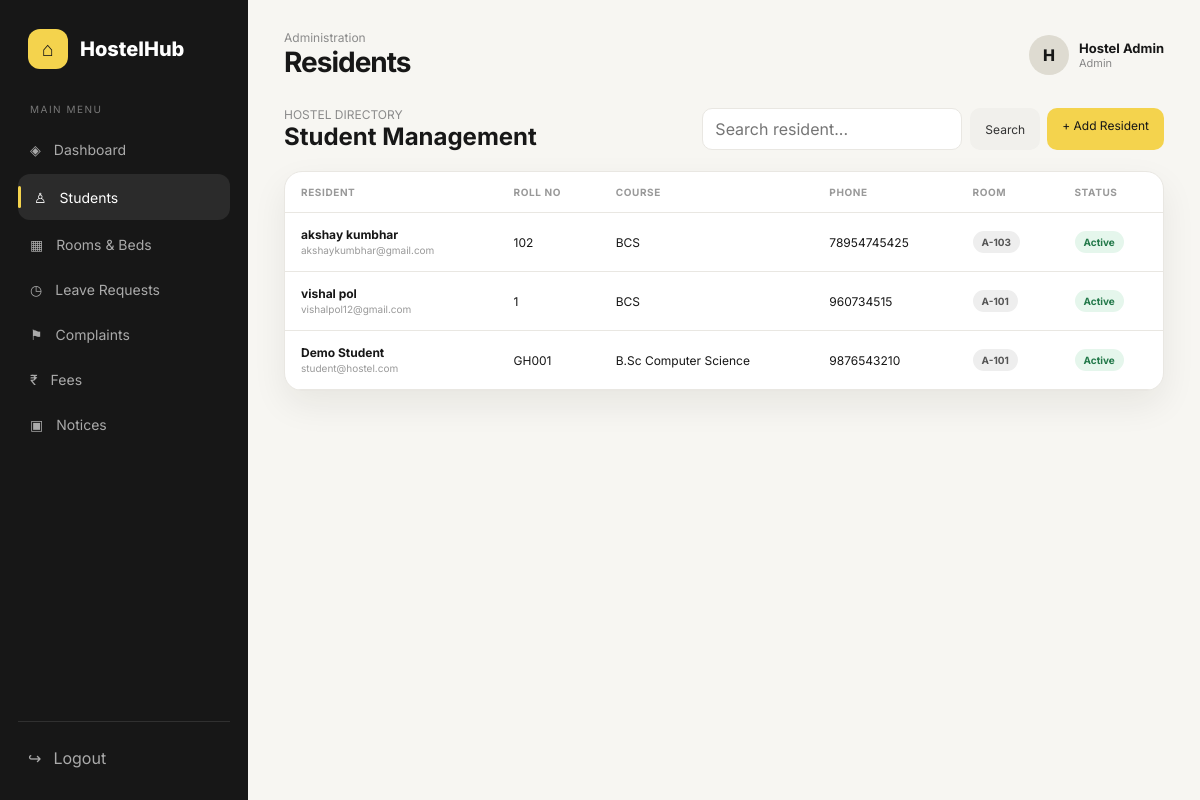
The page /admin/students (signed in) on the database its author committed.
### app/models.py (models this page shows)
class User(UserMixin, db.Model):
    id = db.Column(db.Integer, primary_key=True)
    name = db.Column(db.String(120), nullable=False)
    email = db.Column(db.String(150), unique=True, nullable=False)
    password = db.Column(db.String(255), nullable=False)
    role = db.Column(db.String(30), nullable=False, default='student')
    student = db.relationship('Student', backref='user', uselist=False, cascade='all, delete-orphan')

class Student(db.Model):
    id = db.Column(db.Integer, primary_key=True)
    user_id = db.Column(db.Integer, db.ForeignKey('user.id'), nullable=False, unique=True)
    roll_no = db.Column(db.String(50), unique=True, nullable=False)
    course = db.Column(db.String(120))
    phone = db.Column(db.String(30))
    guardian_name = db.Column(db.String(120))
    guardian_phone = db.Column(db.String(30))
    room_no = db.Column(db.String(30))
    status = db.Column(db.String(30), default='Active')

### app/routes/admin.py (the view)
@admin.route('/students')
def students():
    q = request.args.get('q', '').strip()
    query = Student.query.join(User)
    if q:
        like = f'%{q}%'
        query = query.filter((User.name.ilike(like)) | (Student.roll_no.ilike(like)) | (Student.course.ilike(like)))
    return render_template('admin/students.html', students=query.order_by(Student.id.desc()).all(), q=q)

### app/models.py (called while the page is built)
@login_manager.user_loader
def load_user(user_id):
    return db.session.get(User, int(user_id))

### app/routes/admin.py (called while the page is built)
@admin.before_request
def check_admin():
    if not current_user.is_authenticated or current_user.role != 'admin':
        abort(403)

### app/templates/admin/students.html
{% extends 'base.html' %}{% block title %}Residents | HostelHub{% endblock %}{% block heading %}Residents{% endblock %}{% block content %}<div class="page-head"><div><div class="eyebrow">HOSTEL DIRECTORY</div><h2>Student Management</h2></div><div class="actions"><form class="search"><input name="q" value="{{q}}" placeholder="Search resident..."><button class="btn ghost">Search</button></form><a class="btn yellow" href="{{url_for('admin.add_student')}}">+ Add Resident</a></div></div><div class="card table-card"><table class="table"><thead><tr><th>Resident</th><th>Roll No</th><th>Course</th><th>Phone</th><th>Room</th><th>Status</th></tr></thead><tbody>{% for s in students %}<tr><td><b>{{s.user.name}}</b><br><span style="color:#999;font-size:10px">{{s.user.email}}</span></td><td>{{s.roll_no}}</td><td>{{s.course or '—'}}</td><td>{{s.phone or '—'}}</td><td><span class="badge">{{s.room_no or 'Not Allocated'}}</span></td><td><span class="badge green">{{s.status}}</span></td></tr>{% else %}<tr><td colspan="6" class="empty">No residents found.</td></tr>{% endfor %}</tbody></table></div>{% endblock %}

### app/templates/base.html (shortened to what this page needs)
<!doctype html><html lang="en"><head><link rel="stylesheet" href="{{ url_for('static', filename='css/style.css') }}"></head><body>
{% if current_user.is_authenticated %}
<div class="app-shell"><aside class="sidebar" id="sidebar"><div class="logo"><div class="logo-mark">⌂</div><div>HostelHub</div></div><div class="nav-title">Main menu</div><nav class="nav">
{% if current_user.role=='admin' %}
<a class="" href="{{url_for('admin.dashboard')}}">◈ <span>Dashboard</span></a><a class="{% if request.endpoint in ['admin.students','admin.add_student'] %}active{% endif %}" href="{{url_for('admin.students')}}">♙ <span>Students</span></a><a class="" href="{{url_for('admin.rooms')}}">▦ <span>Rooms & Beds</span></a><a class="" href="{{url_for('admin.leaves')}}">◷ <span>Leave Requests</span></a><a class="" href="{{url_for('admin.complaints')}}">⚑ <span>Complaints</span></a><a class="" href="{{url_for('admin.fees')}}">₹ <span>Fees</span></a><a class="" href="{{url_for('admin.notices')}}">▣ <span>Notices</span></a>
{% endif %}</nav><div class="sidebar-bottom"><a href="{{url_for('auth.logout')}}">↪ <span>Logout</span></a></div></aside>
<main class="main"><header class="topbar"><div style="display:flex;gap:12px;align-items:center"><div><div class="eyebrow">{% if current_user.role=='admin' %}Administration{% else %}Resident portal{% endif %}</div><h1>{% block heading %}{% endblock %}</h1></div></div><div class="user-chip"><div class="avatar">{{current_user.name[:1]|upper}}</div><div><div class="user-name">{{current_user.name}}</div><div class="user-role">{{current_user.role|capitalize}}</div></div></div></header>{% block content %}{% endblock %}</main></div>
{% endif %}</body></html>

### app/static/css/style.css (style rules this page uses)
:root { --ink:#171717;--muted:#777;--line:#e9e7e2;--paper:#fff;--soft:#f7f6f2;--yellow:#f4d34d;--green:#2f9b63;--red:#e55b5b;--shadow:0 14px 35px rgba(30,28,20,.07) }
* { box-sizing:border-box;margin:0;padding:0 }
body { font-family:Inter,Arial,sans-serif;background:var(--soft);color:var(--ink) }
a { text-decoration:none;color:inherit }
button,input,textarea,select { font:inherit }
.app-shell { display:flex;min-height:100vh }
.sidebar { width:248px;background:#171717;color:#fff;padding:24px 18px;position:fixed;inset:0 auto 0 0;z-index:10 }
.logo { display:flex;align-items:center;gap:12px;padding:5px 10px 34px;font-weight:800;font-size:20px }
.logo-mark { width:40px;height:40px;border-radius:12px;background:var(--yellow);color:#171717;display:grid;place-items:center;font-size:20px }
.nav-title { font-size:10px;color:#777;text-transform:uppercase;letter-spacing:1.5px;padding:0 12px 10px }
.nav a { display:flex;align-items:center;gap:13px;padding:12px;border-radius:12px;color:#aaa;font-size:14px;margin:4px 0 }
.nav a:hover,.nav a.active { background:#2b2b2b;color:#fff }
.nav a.active:before { content:'';width:3px;height:22px;background:var(--yellow);border-radius:5px;margin-left:-12px }
.sidebar-bottom { position:absolute;left:18px;right:18px;bottom:22px;border-top:1px solid #303030;padding-top:16px }
.sidebar-bottom a { display:flex;gap:12px;align-items:center;color:#aaa;padding:10px }
.main { margin-left:248px;width:calc(100% - 248px);padding:30px 36px 50px }
.topbar { display:flex;align-items:center;justify-content:space-between;margin-bottom:28px }
.eyebrow { color:#8b8b8b;font-size:12px }
.topbar h1 { font-size:28px;letter-spacing:-1px }
.user-chip { display:flex;align-items:center;gap:10px }
.avatar { width:40px;height:40px;border-radius:50%;background:#dedbd1;display:grid;place-items:center;font-weight:800 }
.user-name { font-weight:700;font-size:13px }
.user-role { font-size:11px;color:#888 }
.card { background:var(--paper);border:1px solid var(--line);border-radius:18px;box-shadow:var(--shadow) }
.badge { display:inline-flex;padding:5px 9px;border-radius:20px;font-size:10px;font-weight:700;background:#eee;color:#555 }
.badge.green { background:#e5f6ec;color:#23794a }
.table-card { overflow:auto }
.table { width:100%;border-collapse:collapse }
.table th,.table td { text-align:left;padding:14px 16px;border-bottom:1px solid var(--line);font-size:12px;white-space:nowrap }
.table th { font-size:10px;text-transform:uppercase;color:#999;letter-spacing:.6px }
.btn { border:0;border-radius:10px;padding:10px 15px;background:#171717;color:#fff;cursor:pointer;font-size:12px }
.btn.yellow { background:var(--yellow);color:#171717 }
.btn.ghost { background:#f1f0ec;color:#333 }
.actions { display:flex;gap:7px;flex-wrap:wrap }
.page-head { display:flex;justify-content:space-between;align-items:center;margin-bottom:20px }
.page-head h2 { font-size:24px }
.search { display:flex;gap:8px }
.search input { border:1px solid var(--line);border-radius:10px;padding:10px 12px;background:#fff }

### rows shown on the page
User: name "H", name "Hostel Admin", role "Admin"
Student: user.name "akshay kumbhar", user.email "akshaykumbhar@gmail.com", roll_no "102", course "BCS", phone "78954745425", room_no "A-103", status "Active"
Student: user.name "vishal pol", user.email "vishalpol12@gmail.com", roll_no "1", course "BCS", phone "960734515", room_no "A-101", status "Active"
Student: user.name "Demo Student", user.email "student@hostel.com", roll_no "GH001", course "B.Sc Computer Science", phone "9876543210", room_no "A-101", status "Active"
